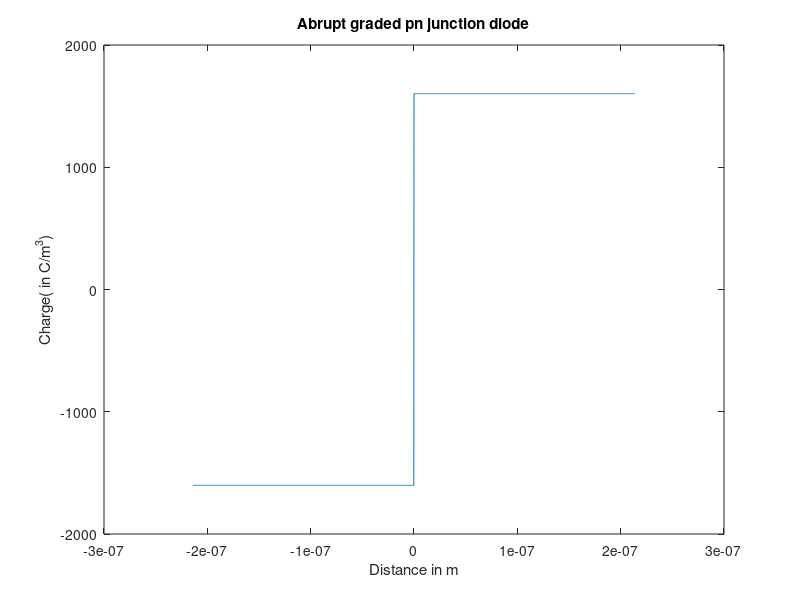
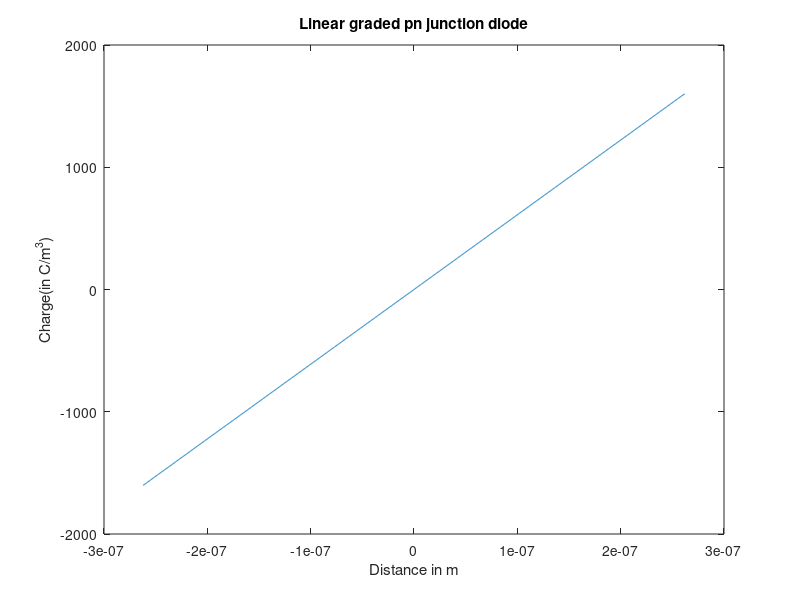
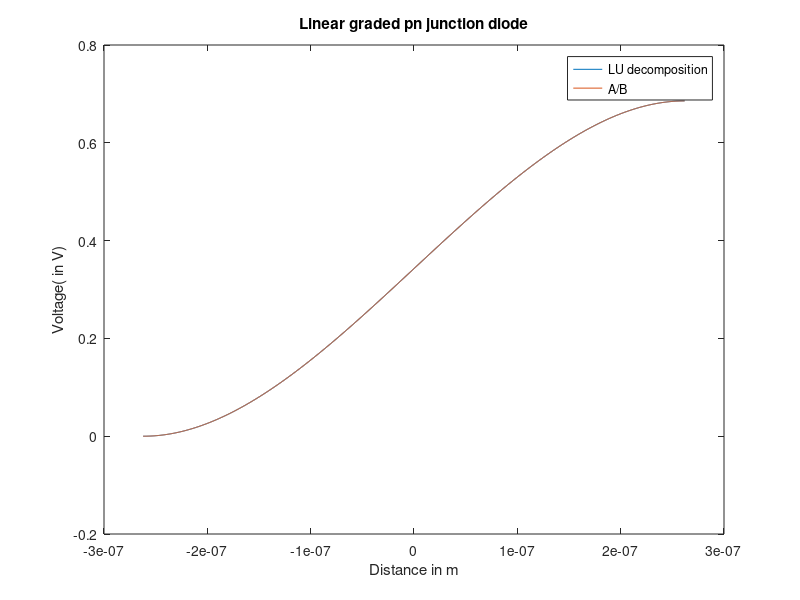
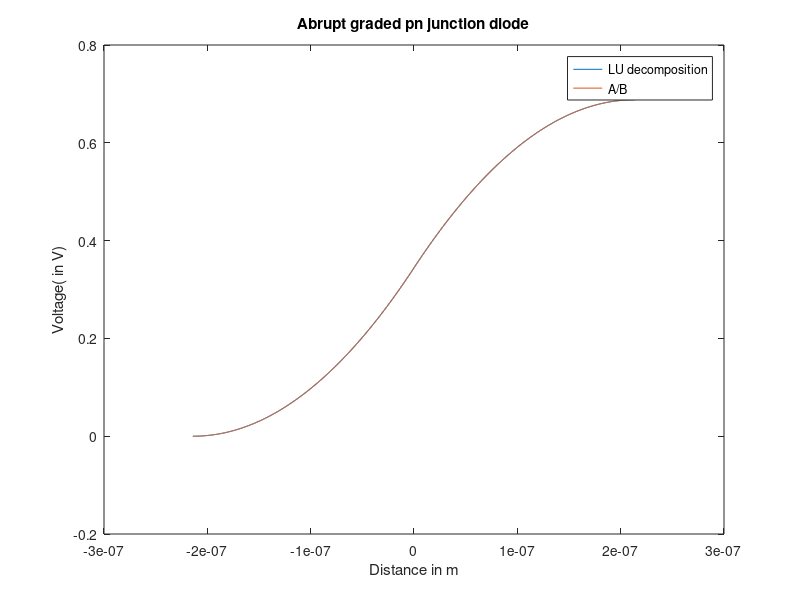

Write MATLAB code to recreate these figures, in order.
clear
%%abrupt

n = 1000;
xn = n;
xp = n;
delx =1;
q = (1.60217662 * 10^-19 );
Nc = 2.75*10^25;
Nv = 2*10^25;
Nd = 10^22;
Na = 10^22;
e0 = 12*8.854 * 10^-12 ;
ni = 1*10^(16);
vb = 0.025*log(Na*Nd/(ni* ni));
Width = sqrt( 2*e0*vb*2/(q*(Na)));
Width_lin = 2*sqrt(3*e0*2*0.025*(log((Na+Nd)/(2*ni)))/(q*(Na+Nd)));
h = Width/(2*n);
h_lin = Width_lin/(2*n);
%h = (0.6*10^-6)/(2*n)
w = (xn+xp)*h;
w_lin = (xn+xp)*h_lin;
rho_abrupt = zeros(1,xn+xp);
rho_lin = zeros(1,xn+xp);


value = -1*xp;
x = zeros(1,xn+xp);
x_lin = zeros(1,xn+xp);
for i = 1:xp
    x(i) = value*h;
    x_lin(i) = value*h_lin;
    rho_abrupt(i) = -1*q*Nd/e0;
    rho_lin(i) = q*x_lin(i)*(Nd + Na)/(e0*w_lin);
    value = value +1;
end
for i = xp+1:xn+xp
    x(i) = value*h;
    x_lin(i) = value*h_lin;
    rho_abrupt(i) = 1*q*Na/e0;
    rho_lin(i) = q*x_lin(i)*(Nd + Na)/(e0*w_lin);
    
    value = value +1;
end
x_lin22= x_lin;
A = zeros(xn+xp,xn+xp);
B_lin = zeros(xn+xp,1);
B_abrupt = zeros(xn+xp,1);
for i = 2:(xn+xp - 1)
    A (i,i-1) =1;
    A (i,i) = -2;
    A (i,i+1) = 1;
    B_lin(i) = h_lin*h_lin*rho_lin(i);
    B_abrupt(i) = h*h*rho_abrupt(i);

end
%A(1,1)= -1;
%A(1,2)= +2;
%A(xn+xp,xn+xp-1)= -1;
%A(xn+xp,xn+xp)=2;
A(1,1)= 1;
A(1,2)= 0;
A(1,3)= 0;

A(xn+xp,xn+xp-1)=-1;
A(xn+xp,xn+xp)=1;
A(xn+xp,xn+xp-2)=0;


%B_lin(1) = h*h*rho_lin(1);
B_lin(xn+xp) = h_lin*h_lin*rho_lin(xn+xp);
B_abrupt(xn+xp) = h*h*rho_abrupt(xn+xp);
%B_abrupt(1) = h*h*rho_abrupt(1);
B_abrupt(1) = 0;
B_lin(1) =0;

% A = A(2:(xn+xp - 1),2:(xn+xp - 1))
% B_lin = B_lin(2:(xn+xp - 1))
% B_abrupt = B_abrupt(2:(xn+xp - 1))
% x = x(2:(xn+xp - 1))
[L,U] = lu(A);
L_inv = L^-1;
U_inv = U^-1;
A_inv = (A^-1);

y_lin = (L_inv) * B_lin;
x_lin = (U_inv) * y_lin;
Vact_lin = A_inv * B_lin;
Diff_lin = Vact_lin - x_lin;


y_abrupt = (L_inv) * B_abrupt;
x_abrupt = (U_inv) * y_abrupt;
Vact_abrupt = A_inv * B_abrupt;

Diff_abrupt=(abs( Vact_abrupt - x_abrupt)*100)./x_abrupt;
Diff_lin = (abs(Vact_lin - x_lin)*100)./x_lin;
sum_abrupt = sum(Diff_abrupt)/n;
sum_lin = sum(Diff_lin)/n;

x_lin = -1*x_lin;
x_abrupt = -1*x_abrupt;
Vact_abrupt =-1* Vact_abrupt;
Vact_lin = -1*Vact_lin;
Diff_abrupt = Diff_abrupt(7:2*n);
Diff_lin = Diff_lin(7:2*n);
figure(1)
plot(x,rho_abrupt*e0)
xlabel('Distance in m' )
ylabel('Charge( in C/m^3)')
title('Abrupt graded pn junction diode')
figure(2)
plot(x_lin22,rho_lin*e0)
xlabel('Distance in m' )
ylabel('Charge(in C/m^3)')
title('Linear graded pn junction diode')
figure(3)
plot(x_lin22,Vact_lin,x_lin22,x_lin)
title('Linear graded pn junction diode')
legend('LU decomposition','A/B')
xlabel('Distance in m' )
ylabel('Voltage( in V)')
figure(4)
plot(x,Vact_abrupt,x,x_abrupt)
legend('LU decomposition','A/B')
xlabel('Distance in m' )
ylabel('Voltage( in V)')
title('Abrupt graded pn junction diode')
figure(5)
plot(x_lin22,x_lin)
title('Linear graded pn junction diode')

xlabel('Distance in m' )
ylabel('Voltage( in V)')
figure(6)
plot(x,x_abrupt)
xlabel('Distance in m' )
ylabel('Voltage( in V)')
title('Abrupt graded pn junction diode')

x_lin22 = x_lin22(7:2*n);
% figure(6)
% plot(x_lin22,Diff_lin)
% xlabel('Distance in m' )
% ylabel('Percentage error')
% title('Linear graded pn junction diode')
% figure(5)
% plot(x,Diff_abrupt)
% xlabel('Distance in m' )
% ylabel('Percentage error')
% title('Abrupt graded pn junction diode ')
